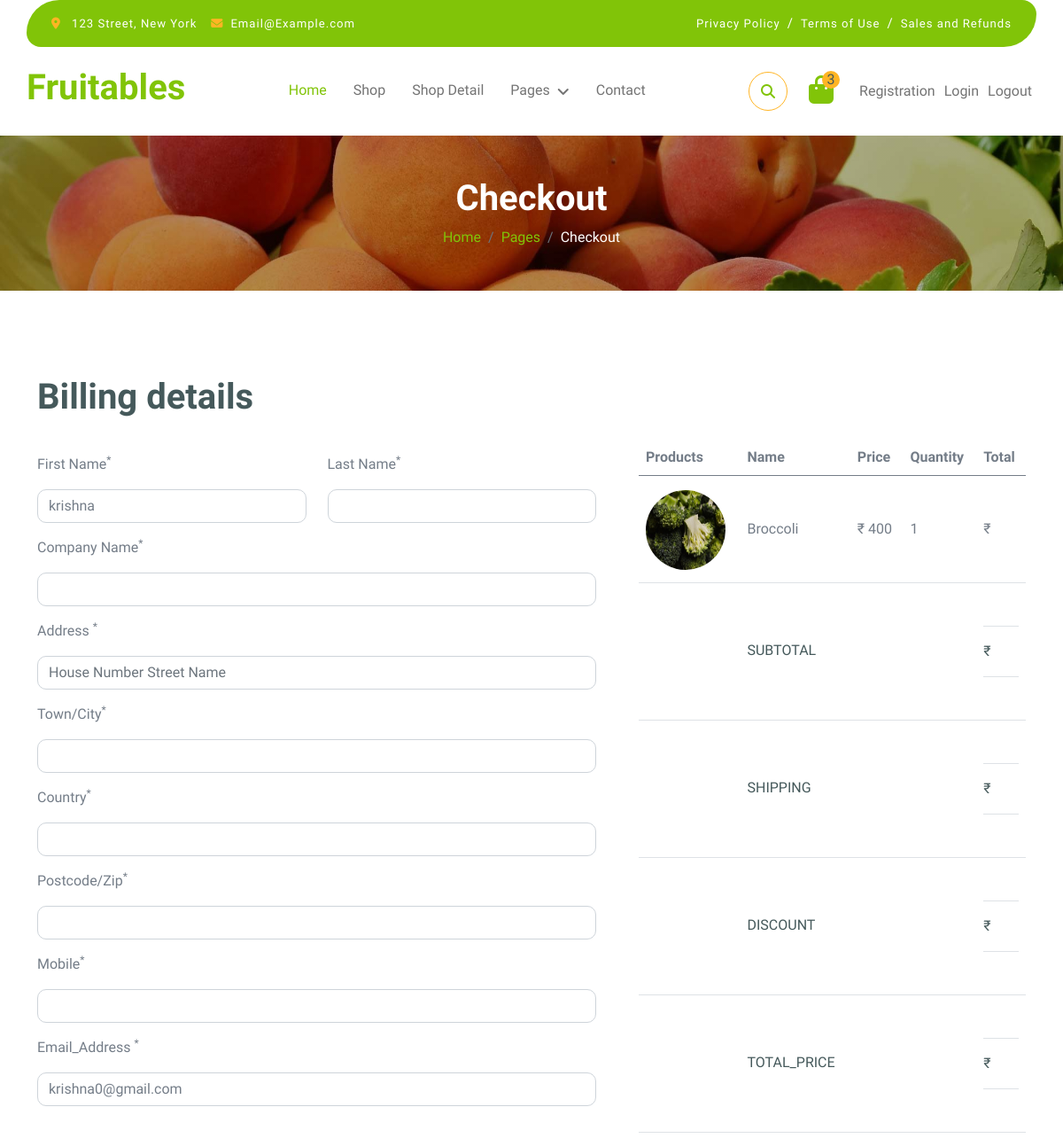
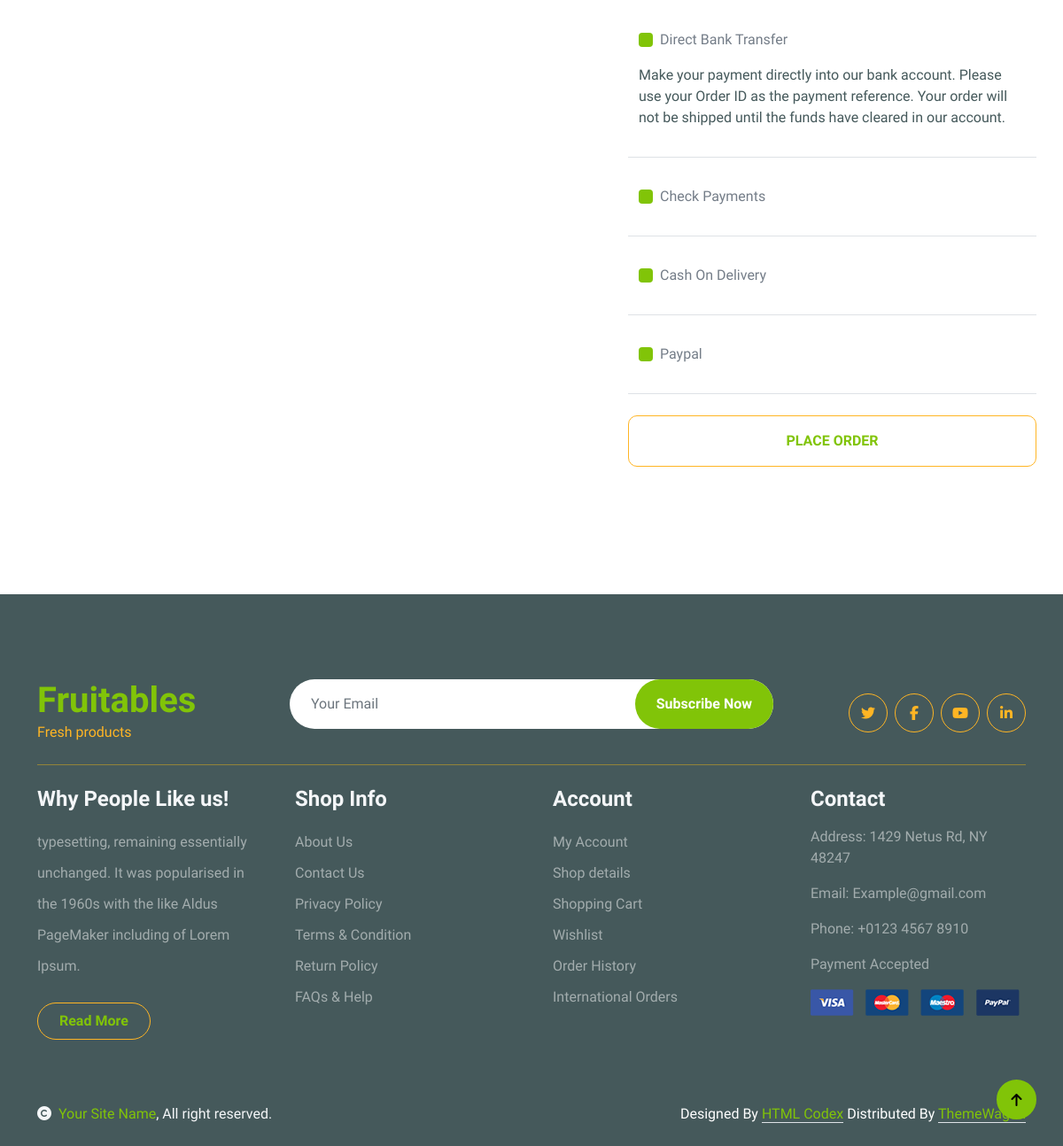
Screenshot of /chackout/ (signed in) with the database file from the repository (2 pictures, top to bottom).
### app/models.py (models this page shows, shortened)
class User(models.Model):
    name= models.CharField(max_length=50,null=True,blank=True)
    email = models.EmailField(unique=True,null=True,blank=True)
    password = models.CharField(max_length=20,null=True,blank=True)
    otp=models.IntegerField(default=0,null=True,blank=True)

class Add_to_cart(models.Model):
    user_id = models.ForeignKey(User,on_delete=models.CASCADE,blank=True,null=True)
    product_id = models.ForeignKey(Product,on_delete=models.CASCADE,blank=True,null=True)
    name = models.CharField(max_length=50,null=True,blank=True)
    image = models.ImageField(upload_to="media",null=True,blank=True)
    quantity = models.IntegerField(default=0,null=True,blank=True)
    price = models.IntegerField()
    total_price = models.IntegerField()

### app/views.py (the view)
# urls.py: path('chackout/', views.chackout, name='chackout'),
def chackout(request):
    if "email" in request.session:
        uid = User.objects.get(email=request.session["email"])
        cart_item = Add_to_cart.objects.filter(user_id=uid)
        if request.method == "POST":
            First_Name = request.POST["First_Name"]
            Last_Name = request.POST["Last_Name"]
            Company_Name = request.POST["Company_Name"]
            Address = request.POST["Address"]
            City = request.POST["City"]
            Country = request.POST["Country"]
            Mobile = request.POST["Mobile"]
            Email_Address = request.POST["Email_Address"]
            Chackout.objects.create(
                First_Name=First_Name,
                Last_Name=Last_Name,
                Company_Name=Company_Name,
                Address=Address,
                City=City,
                Country=Country,
                Mobile=Mobile,
                Email_Address=Email_Address
            )
            cart_data = []
            subtotal = 0
            Shipping_charge = 200
            total_price = 0
            discount = 0
            for i in cart_item:
                item_subtotal = i.quantity * i.price
                cart_data.append({
                    "item": i,
                    "image": i.image,
                    "name": i.name,
                    "price": i.price,
                    "quantity": i.quantity,
                    "subtotal": item_subtotal
                })
            subtotal = sum(item['subtotal'] for item in cart_data)
            total_price = subtotal + Shipping_charge - discount
            con = {
                "uid": uid,
                "cart_data": cart_data,
                "subtotal": subtotal,
                "Shipping_charge": Shipping_charge,
                "total_price": total_price,
                "discount": discount
            }
            messages.success(request, "Your details have been submitted successfully.")
            return render(request, "chackout.html", con)
        else:
            con = {
                "cart_data":cart_item,
                "user_name": uid.name,
                "user_email": uid.email
              }
            return render(request, "chackout.html", con)
    else:
        return render(request, 'login.html')

### app/Templates/chackout.html (shortened to what this page needs)
{% extends "index.html" %}
{% load static %}
{% block content %}
<div class="container-fluid page-header py-5">
    <h1 class="text-center text-white display-6">Checkout</h1>
    <ol class="breadcrumb justify-content-center mb-0">
        <li class="breadcrumb-item"><a href="#">Home</a></li>
        <li class="breadcrumb-item"><a href="#">Pages</a></li>
        <li class="breadcrumb-item active text-white">Checkout</li>
    </ol>
</div>
<div class="container-fluid py-5">
    <div class="container py-5">
        <h1 class="mb-4">Billing details</h1>
        <form action="{% url 'chackout' %}" method="POST">
            <div class="row g-5">
                <div class="col-md-12 col-lg-6 col-xl-7">
                    <div class="row">
                        <div class="col-md-12 col-lg-6">
                            <div class="form-item w-100">
                                <label class="form-label my-3">First Name<sup>*</sup></label>
                                <input name="First_Name" value="{{user_name}}" type="text" class="form-control">
                            </div>
                        </div>
                        <div class="col-md-12 col-lg-6">
                            <div class="form-item w-100">
                                <label class="form-label my-3">Last Name<sup>*</sup></label>
                                <input name="Last_Name" type="text" class="form-control">
                            </div>
                        </div>
                    </div>
                    <div class="form-item">
                        <label class="form-label my-3">Company Name<sup>*</sup></label>
                        <input name="Company_Name" type="text" class="form-control">
                    </div>
                    <div class="form-item">
                        <label class="form-label my-3">Address <sup>*</sup></label>
                        <input name="Address" type="text" class="form-control" placeholder="House Number Street Name">
                    </div>
                    <div class="form-item">
                        <label class="form-label my-3">Town/City<sup>*</sup></label>
                        <input name="City" type="text" class="form-control">
                    </div>
                    <div class="form-item">
                        <label class="form-label my-3">Country<sup>*</sup></label>
                        <input name="Country" type="text" class="form-control">
                    </div>
                    <div class="form-item">
                        <label class="form-label my-3">Postcode/Zip<sup>*</sup></label>
                        <input name="Postcode" type="text" class="form-control">
                    </div>
                    <div class="form-item">
                        <label class="form-label my-3">Mobile<sup>*</sup></label>
                        <input name="Mobile" type="tel" class="form-control">
                    </div>
                    <div class="form-item">
                        <label class="form-label my-3">Email_Address <sup>*</sup></label>
                        <input name="Email_Address" value="{{ user_email }}"  type="email" class="form-control">
                    </div>
                </div>
                <div class="col-md-12 col-lg-6 col-xl-5">
                    <div class="table-responsive">
                        <table class="table">
                            <thead>
                                <tr>
                                    <th scope="col">Products</th>
                                    <th scope="col">Name</th>
                                    <th scope="col">Price</th>
                                    <th scope="col">Quantity</th>
                                    <th scope="col">Total</th>
                                </tr>
                            </thead>
                            <tbody>
                                {% for data in cart_data %}
                                <tr>
                                    <th scope="row">
                                        <div class="d-flex align-items-center mt-2">
                                            <img src="{{data.image.url}}" class="img-fluid rounded-circle" style="width: 90px; height: 90px;" alt="">
                                        </div>
                                    </th>
                                    <td class="py-5">{{data.name}}</td>
                                    <td class="py-5">&#8377; {{data.price}}</td>
                                    <td class="py-5">{{data.quantity}}</td>
                                    <td class="py-5">&#8377;{{data.subtotal}}</td>
                                </tr>
                                {% endfor %}
                                <tr>
                                    <th scope="row">
                                    </th>
                                    <td class="py-5">
                                        <p class="mb-0 text-dark text-uppercase py-3">Subtotal</p>
                                    </td>
                                    <td class="py-5"></td>
                                    <td class="py-5"></td>
                                    <td class="py-5">
                                        <div class="py-3 border-bottom border-top">
                                            <p class="mb-0 text-dark">&#8377; {{subtotal}}</p>
                                        </div>
                                    </td>
                                </tr>
                                <tr>
                                    <th scope="row">
                                    </th>
                                    <td class="py-5">
                                        <p class="mb-0 text-dark text-uppercase py-3">Shipping</p>
                                    </td>
                                    <td class="py-5"></td>
                                    <td class="py-5"></td>
                                    <td class="py-5">
                                        <div class="py-3 border-bottom border-top">
                                            <p class="mb-0 text-dark">&#8377; {{Shipping_charge}}</p>
                                        </div>
                                    </td>
                                </tr>
                                <tr>
                                    <th scope="row">
                                    </th>
                                    <td class="py-5">
                                        <p class="mb-0 text-dark text-uppercase py-3">Discount</p>
                                    </td>
                                    <td class="py-5"></td>
                                    <td class="py-5"></td>
                                    <td class="py-5">
                                        <div class="py-3 border-bottom border-top">
                                            <p class="mb-0 text-dark">&#8377; {{discount}}</p>
                                        </div>
                                    </td>
                                </tr>
                                <tr>
                                    <th scope="row">
                                    </th>
                                    <td class="py-5">
                                        <p class="mb-0 text-dark text-uppercase py-3">TOTAL_PRICE</p>
                                    </td>
                                    <td class="py-5"></td>
                                    <td class="py-5"></td>
                                    <td class="py-5">
                                        <div class="py-3 border-bottom border-top">
                                            <p class="mb-0 text-dark">&#8377; {{total_price}}</p>
                                        </div>
                                    </td>
                                </tr>
                            </tbody>
                        </table>
                    </div>
                    <div class="row g-4 text-center align-items-center justify-content-center border-bottom py-3">
                        <div class="col-12">
                            <div class="form-check text-start my-3">
                                <input type="checkbox" class="form-check-input bg-primary border-0" id="Transfer-1" name="Transfer" value="Transfer">
                                <label class="form-check-label" for="Transfer-1">Direct Bank Transfer</label>
                            </div>
                            <p class="text-start text-dark">Make your payment directly into our bank account. Please use your Order ID as the payment reference. Your order will not be shipped until the funds have cleared in our account.</p>
                        </div>
                    </div>
                    <div class="row g-4 text-center align-items-center justify-content-center border-bottom py-3">
                        <div class="col-12">
                            <div class="form-check text-start my-3">
                                <input type="checkbox" class="form-check-input bg-primary border-0" id="Payments-1" name="Payments" value="Payments">
                                <label class="form-check-label" for="Payments-1">Check Payments</label>
                            </div>
                        </div>
                    </div>
                    <div class="row g-4 text-center align-items-center justify-content-center border-bottom py-3">
                        <div class="col-12">
                            <div class="form-check text-start my-3">
                                <input type="checkbox" class="form-check-input bg-primary border-0" id="Delivery-1" name="Delivery" value="Delivery">
                                <label class="form-check-label" for="Delivery-1">Cash On Delivery</label>
                            </div>
                        </div>
                    </div>
                    <div class="row g-4 text-center align-items-center justify-content-center border-bottom py-3">
                        <div class="col-12">
                            <div class="form-check text-start my-3">
                                <input type="checkbox" class="form-check-input bg-primary border-0" id="Paypal-1" name="Paypal" value="Paypal">
                                <label class="form-check-label" for="Paypal-1">Paypal</label>
                            </div>
                        </div>
                    </div>
                    <div class="row g-4 text-center align-items-center justify-content-center pt-4">
                        <button type="submit" class="btn border-secondary py-3 px-4 text-uppercase w-100 text-primary">Place Order</button>
                    </div>
                </div>
            </div>
        </form>
    </div>
</div>
{% endblock %}

### app/static/css/style.css (style rules this page uses)
.btn { font-weight: 600; transition: .5s; }
.btn.border-secondary { transition: 0.5s; }
.page-header { position: relative; background: linear-gradient(rgba(0, 0, 0, 0.3), rgba(0, 0, 0, 0.3)), url(../img/cart-page-header-img.jpg); background-position: center center; background-repeat: no-repeat; background-size: cover; }
@media (min-width: 992px) { .hero-header, .page-header { margin-top: 152px !important; } }

### rows the page displays
User: First_Name "krishna", Email_Address "krishna0@gmail.com"
Add_to_cart: image (picture), name "Broccoli", price "400", quantity "1"
